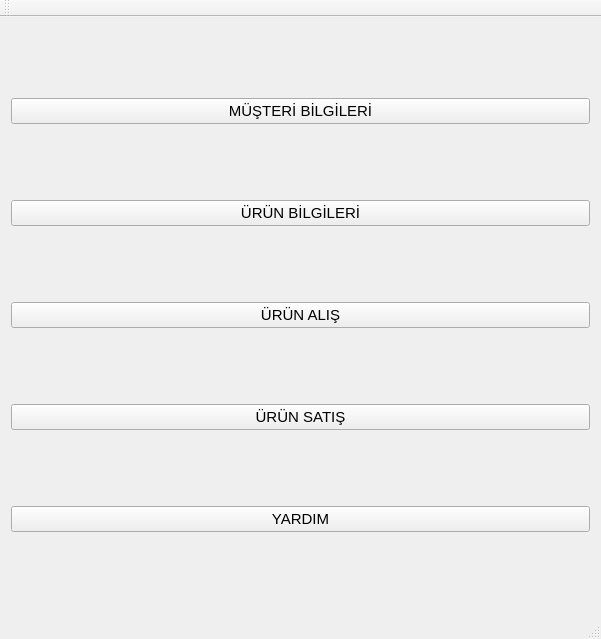
<?xml version="1.0" encoding="UTF-8"?>
<ui version="4.0">
 <class>MarketUygulamasi</class>
 <widget class="QMainWindow" name="MarketUygulamasi">
  <property name="geometry">
   <rect>
    <x>0</x>
    <y>0</y>
    <width>601</width>
    <height>639</height>
   </rect>
  </property>
  <property name="windowTitle">
   <string>MarketUygulamasi</string>
  </property>
  <widget class="QWidget" name="centralWidget">
   <layout class="QHBoxLayout" name="horizontalLayout">
    <item>
     <layout class="QVBoxLayout" name="verticalLayout">
      <item>
       <widget class="QPushButton" name="pushButton">
        <property name="font">
         <font>
          <pointsize>11</pointsize>
         </font>
        </property>
        <property name="text">
         <string>MÜŞTERİ BİLGİLERİ</string>
        </property>
        <property name="icon">
         <iconset>
          <normaloff>C:/Users/emrec/Desktop/iconpool/client_account_template.png</normaloff>C:/Users/emrec/Desktop/iconpool/client_account_template.png</iconset>
        </property>
       </widget>
      </item>
      <item>
       <widget class="QPushButton" name="pushButton_2">
        <property name="font">
         <font>
          <pointsize>11</pointsize>
         </font>
        </property>
        <property name="text">
         <string>ÜRÜN BİLGİLERİ</string>
        </property>
        <property name="icon">
         <iconset>
          <normaloff>C:/Users/emrec/Desktop/iconpool/information.png</normaloff>C:/Users/emrec/Desktop/iconpool/information.png</iconset>
        </property>
       </widget>
      </item>
      <item>
       <widget class="QPushButton" name="pushButton_3">
        <property name="font">
         <font>
          <pointsize>11</pointsize>
         </font>
        </property>
        <property name="text">
         <string>ÜRÜN ALIŞ</string>
        </property>
        <property name="icon">
         <iconset>
          <normaloff>C:/Users/emrec/Desktop/iconpool/wallet.png</normaloff>C:/Users/emrec/Desktop/iconpool/wallet.png</iconset>
        </property>
       </widget>
      </item>
      <item>
       <widget class="QPushButton" name="pushButton_4">
        <property name="font">
         <font>
          <pointsize>11</pointsize>
         </font>
        </property>
        <property name="text">
         <string>ÜRÜN SATIŞ</string>
        </property>
        <property name="icon">
         <iconset>
          <normaloff>C:/Users/emrec/Desktop/iconpool/Wallet Â» Money.png</normaloff>C:/Users/emrec/Desktop/iconpool/Wallet Â» Money.png</iconset>
        </property>
       </widget>
      </item>
      <item>
       <widget class="QPushButton" name="pushButton_5">
        <property name="font">
         <font>
          <pointsize>11</pointsize>
         </font>
        </property>
        <property name="text">
         <string>YARDIM</string>
        </property>
        <property name="icon">
         <iconset>
          <normaloff>C:/Users/emrec/Desktop/iconpool/Help(1).png</normaloff>C:/Users/emrec/Desktop/iconpool/Help(1).png</iconset>
        </property>
       </widget>
      </item>
     </layout>
    </item>
   </layout>
  </widget>
  <widget class="QMenuBar" name="menuBar">
   <property name="geometry">
    <rect>
     <x>0</x>
     <y>0</y>
     <width>601</width>
     <height>26</height>
    </rect>
   </property>
  </widget>
  <widget class="QToolBar" name="mainToolBar">
   <attribute name="toolBarArea">
    <enum>TopToolBarArea</enum>
   </attribute>
   <attribute name="toolBarBreak">
    <bool>false</bool>
   </attribute>
  </widget>
  <widget class="QStatusBar" name="statusBar"/>
 </widget>
 <layoutdefault spacing="6" margin="11"/>
 <resources/>
 <connections/>
</ui>
